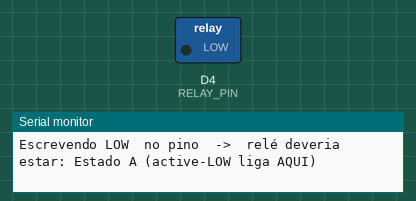
A sketch run on a simulated ESP8266 (Wemos D1 mini). Shown: switched loads named in the sketch (green lamp = pin HIGH), the last lines printed to the serial monitor.

Above: at 1.3 s.
At 3.3 s:
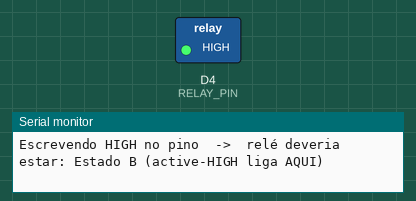
Timing chart, 0 to 5.5 s (numbered marks = the images above):
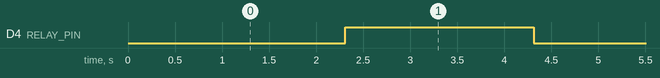

Measured:
- by itself, D4 (RELAY_PIN): alternates HIGH for 2.0 s and LOW for 2.0 s

The sketch:

teste_rele.ino
```cpp
/*
 * teste_rele.ino  —  Sketch MÍNIMO para validar o módulo relé do GIZMO.
 *
 * Objetivo: provar (a) que o GPIO comanda o módulo e (b) descobrir a
 * polaridade real (active-LOW x active-HIGH), SEM Wi-Fi, sem web, sem EEPROM.
 *
 * LIGAÇÃO (módulo relé de 1 canal):
 *    VCC -> 5V do Wemos      (NÃO use 3V3)
 *    GND -> GND do Wemos     (terra comum é OBRIGATÓRIO)
 *    IN  -> D5 (GPIO14)      (pino "limpo", sem função de boot)
 *
 * COMO LER O TESTE:
 *    O Serial (115200) imprime o nível que está sendo escrito no pino.
 *    Observe o relé (clique + LED de status) a cada troca:
 *      - Se o relé ACIONA quando escrevo LOW  -> módulo é ACTIVE-LOW
 *      - Se o relé ACIONA quando escrevo HIGH -> módulo é ACTIVE-HIGH
 *    (O LED verde de ALIMENTAÇÃO fica sempre aceso — ignore-o, olhe o clique.)
 */

#define RELAY_PIN  D4     // troque aqui se quiser testar outro pino

void setRelay(int level, const char* rotulo) {
  digitalWrite(RELAY_PIN, level);
  Serial.printf("Escrevendo %-4s no pino  ->  relé deveria estar: %s\n",
                level == HIGH ? "HIGH" : "LOW", rotulo);
}

void setup() {
  Serial.begin(115200);
  delay(300);
  Serial.println("\n\n=== TESTE RELE GIZMO ===");
  Serial.println("Alternando o pino a cada 2s. Olhe/escute o rele a cada troca.\n");

  // Começa em HIGH antes de virar saída (evita pulso no boot em módulo active-LOW)
  digitalWrite(RELAY_PIN, HIGH);
  pinMode(RELAY_PIN, OUTPUT);
}

void loop() {
  // Se o módulo for active-LOW, "Estado A" é que aciona o relé.
  setRelay(LOW,  "Estado A (active-LOW liga AQUI)");
  delay(2000);

  setRelay(HIGH, "Estado B (active-HIGH liga AQUI)");
  delay(2000);
}
```
